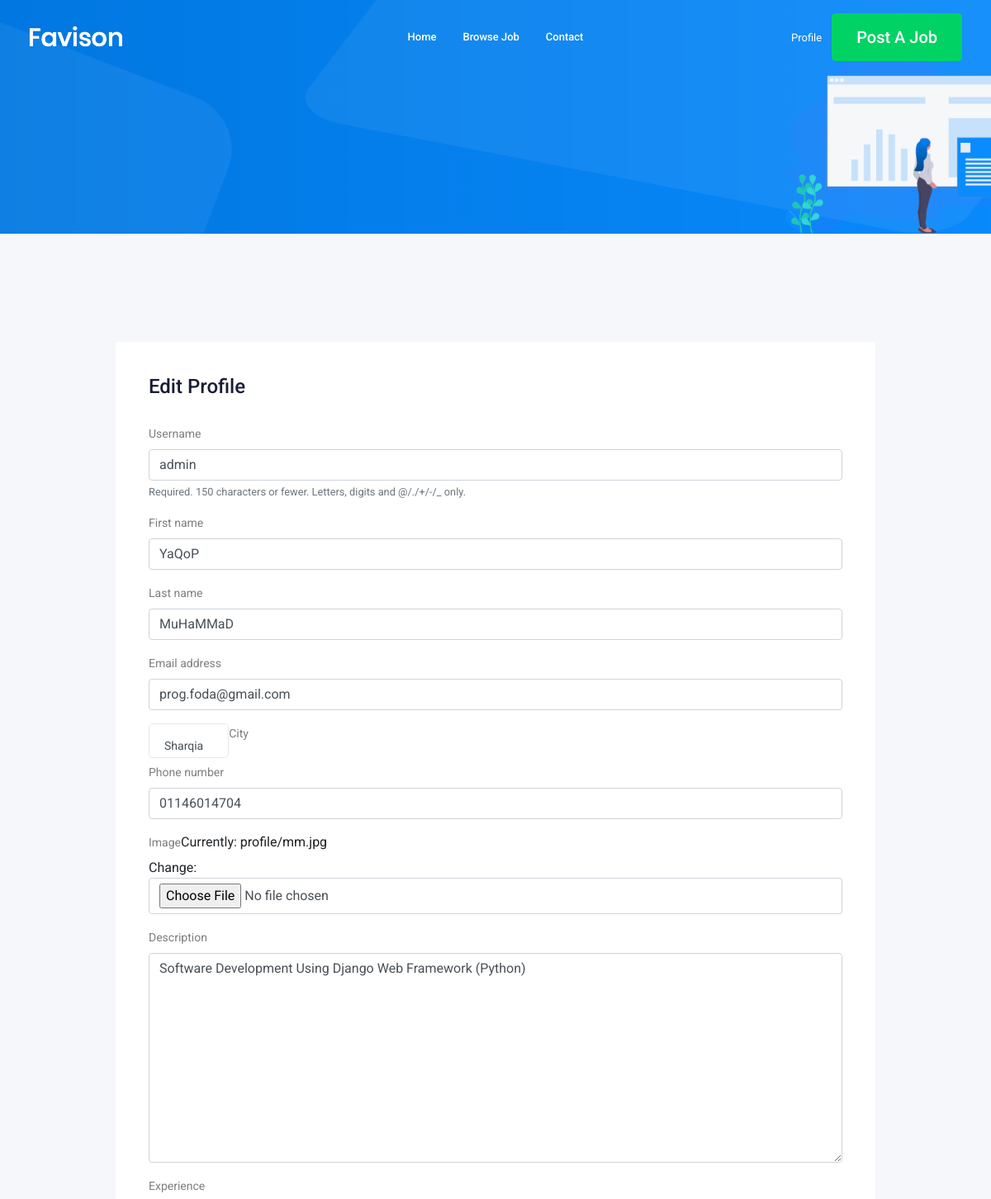
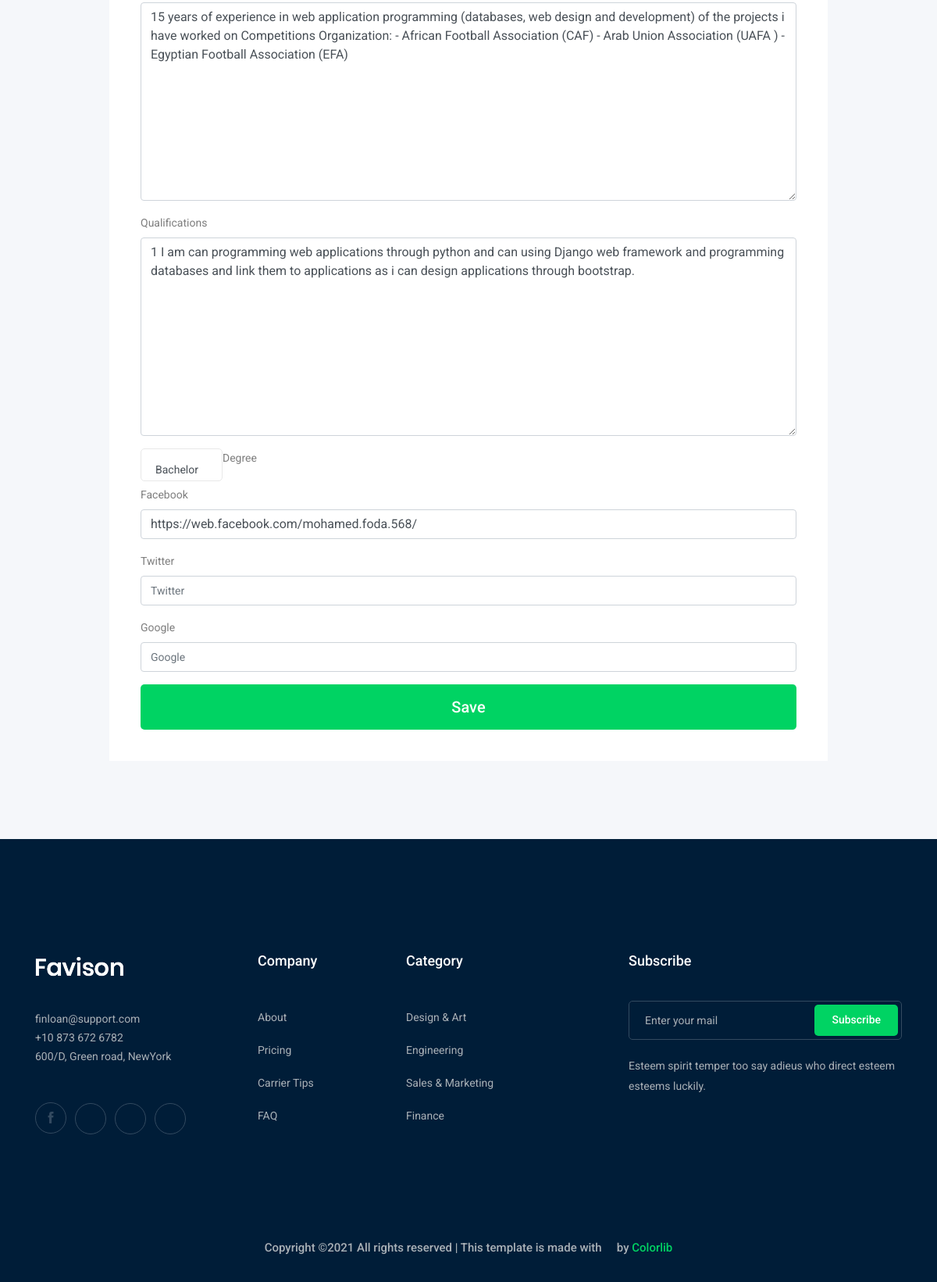
/accounts/profile/edit (signed in), run on the app's committed database (2 pictures, top to bottom).
### accounts/models.py (models this page shows, shortened)
class Profile(models.Model):
    user = models.OneToOneField(User, on_delete=models.CASCADE)
    city = models.ForeignKey('City', related_name='user_city', on_delete=models.CASCADE, blank=True, null=True)
    phone_number = models.CharField(max_length=15)
    image = models.ImageField(upload_to='profile/')
    description = models.TextField(max_length=1000)
    experience = models.TextField(max_length=1000)
    Qualifications = models.TextField(max_length=1000)
    Degree = models.CharField( choices = TYPE_OF_Degree, max_length=50)
    facebook = models.CharField(max_length=100, blank=True, null=True)
    twitter = models.CharField(max_length=100, blank=True, null=True)
    google = models.CharField(max_length=100, blank=True, null=True)

### accounts/views.py (the view)
# urls.py: path('profile/edit',views.profile_edit , name='profile_edit'),
def profile_edit(request):
    profile = Profile.objects.get(user=request.user)
    if request.method=='POST':
        userform = UserForm(request.POST,instance=request.user)
        profileform = ProfileForm(request.POST,request.FILES,instance=profile )
        if userform.is_valid() and profileform.is_valid():
            userform.save()
            myprofile = profileform.save(commit=False)
            myprofile.user = request.user
            myprofile.save()
            return redirect(reverse('accounts:profile_edite'))
    else :
        userform = UserForm(instance=request.user)
        profileform = ProfileForm(instance=profile)
    return render(request,'accounts/profile_edit.html',{'userform':userform , 'profileform':profileform})

### accounts/forms.py
class UserForm(forms.ModelForm):
    class Meta:
        model = User
        fields = ['username','first_name','last_name','email']

class ProfileForm(forms.ModelForm):
    class Meta:
        model = Profile
        fields = ['city','phone_number','image','description','experience','Qualifications','Degree',
                  'facebook','twitter','google']

### accounts/models.py (called while the page is built)
    def __str__(self):
        return str(self.name)

### accounts/templates/accounts/profile_edit.html (shortened to what this page needs)
{% extends 'base.html' %}
{% load bootstrap4 %}
{% block body %}
    <div class="bradcam_area bradcam_bg_1">
    </div>
    <div class="job_details_area">
        <div class="container">
            <div class="row">
                <div class="col-lg-10 mx-auto">
                    <div class="apply_job_form white-bg">
                        <h4>Edit Profile</h4>
                        <form method= "POST" enctype="multipart/form-data">
                            {% bootstrap_form userform %}
                            {% bootstrap_form profileform %}
                            {% buttons %}
        <button class="boxed-btn3 w-100" type="submit">Save</button>
    {% endbuttons %}
                        </form>
                    </div>
                </div>
            </div>
        </div>
    </div>
{% endblock body %}

### data on the page
Profile: phone_number "01146014704", description "Software Development Using Django Web Framework (Python)", experience "15 years of experience in web application programming (databases, web design and development) of the projects i have worked on Competitions Organization: - African Football Association (CAF) - Arab Union Association (UAFA ) - Egyptian Football Association (EFA)", Qualifications "1 I am can programming web applications through python and can using Django web framework and programming databases and link them to applications as i can design applications through bootstrap.", facebook "https://web.facebook.com/mohamed.foda.568/"
